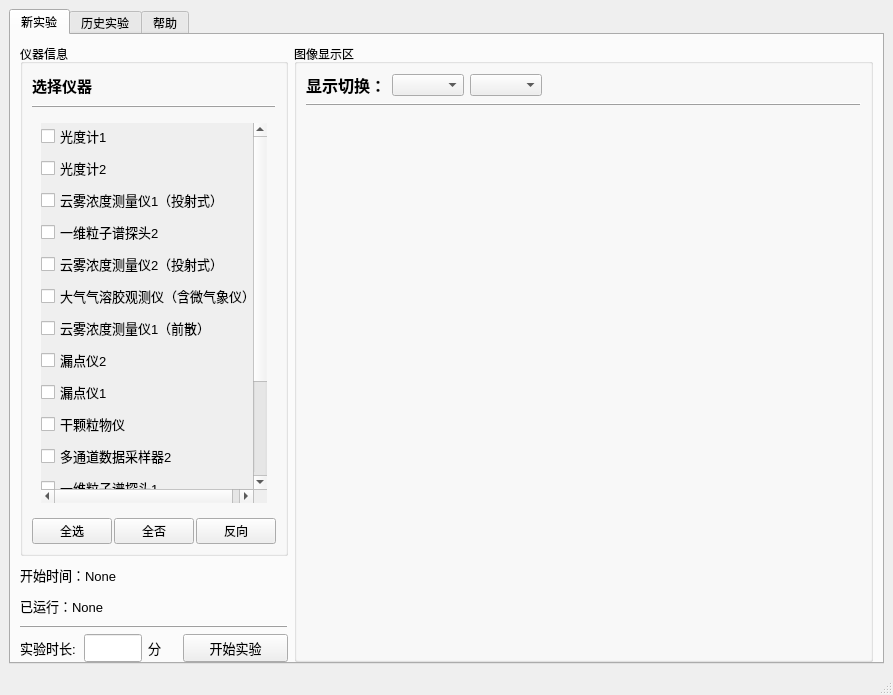
<?xml version="1.0" encoding="UTF-8"?>
<ui version="4.0">
 <class>mainWindow</class>
 <widget class="QMainWindow" name="mainWindow">
  <property name="geometry">
   <rect>
    <x>0</x>
    <y>0</y>
    <width>893</width>
    <height>695</height>
   </rect>
  </property>
  <property name="windowTitle">
   <string>实时曲线绘制</string>
  </property>
  <widget class="QWidget" name="centralwidget">
   <layout class="QHBoxLayout" name="horizontalLayout">
    <item>
     <widget class="QTabWidget" name="tabWidget">
      <property name="font">
       <font>
        <pointsize>9</pointsize>
       </font>
      </property>
      <property name="autoFillBackground">
       <bool>false</bool>
      </property>
      <property name="currentIndex">
       <number>0</number>
      </property>
      <widget class="QWidget" name="tabWidgetPage1">
       <attribute name="title">
        <string>新实验</string>
       </attribute>
       <layout class="QHBoxLayout" name="horizontalLayout_5" stretch="1,3">
        <property name="bottomMargin">
         <number>0</number>
        </property>
        <item>
         <layout class="QVBoxLayout" name="verticalLayout" stretch="20,1,1,0,1">
          <item>
           <widget class="QGroupBox" name="groupBox">
            <property name="title">
             <string>仪器信息</string>
            </property>
            <layout class="QVBoxLayout" name="verticalLayout_3" stretch="1,0,15,1">
             <item>
              <widget class="QLabel" name="label">
               <property name="sizePolicy">
                <sizepolicy hsizetype="Expanding" vsizetype="Expanding">
                 <horstretch>0</horstretch>
                 <verstretch>0</verstretch>
                </sizepolicy>
               </property>
               <property name="font">
                <font>
                 <pointsize>11</pointsize>
                 <bold>true</bold>
                </font>
               </property>
               <property name="text">
                <string>选择仪器</string>
               </property>
               <property name="wordWrap">
                <bool>false</bool>
               </property>
               <property name="textInteractionFlags">
                <set>Qt::TextBrowserInteraction</set>
               </property>
              </widget>
             </item>
             <item>
              <widget class="QFrame" name="frame_3">
               <property name="frameShape">
                <enum>QFrame::HLine</enum>
               </property>
               <property name="frameShadow">
                <enum>QFrame::Raised</enum>
               </property>
              </widget>
             </item>
             <item>
              <widget class="QStackedWidget" name="stackedWidget">
               <property name="sizePolicy">
                <sizepolicy hsizetype="Expanding" vsizetype="Expanding">
                 <horstretch>0</horstretch>
                 <verstretch>0</verstretch>
                </sizepolicy>
               </property>
               <property name="font">
                <font>
                 <pointsize>11</pointsize>
                </font>
               </property>
               <property name="currentIndex">
                <number>0</number>
               </property>
               <widget class="QWidget" name="page">
                <layout class="QVBoxLayout" name="verticalLayout_2">
                 <item>
                  <widget class="QScrollArea" name="scrollArea">
                   <property name="sizePolicy">
                    <sizepolicy hsizetype="Expanding" vsizetype="Expanding">
                     <horstretch>0</horstretch>
                     <verstretch>0</verstretch>
                    </sizepolicy>
                   </property>
                   <property name="minimumSize">
                    <size>
                     <width>0</width>
                     <height>0</height>
                    </size>
                   </property>
                   <property name="maximumSize">
                    <size>
                     <width>16777215</width>
                     <height>16777215</height>
                    </size>
                   </property>
                   <property name="sizeIncrement">
                    <size>
                     <width>0</width>
                     <height>0</height>
                    </size>
                   </property>
                   <property name="baseSize">
                    <size>
                     <width>0</width>
                     <height>0</height>
                    </size>
                   </property>
                   <property name="font">
                    <font>
                     <pointsize>9</pointsize>
                     <kerning>true</kerning>
                    </font>
                   </property>
                   <property name="mouseTracking">
                    <bool>false</bool>
                   </property>
                   <property name="tabletTracking">
                    <bool>false</bool>
                   </property>
                   <property name="focusPolicy">
                    <enum>Qt::StrongFocus</enum>
                   </property>
                   <property name="acceptDrops">
                    <bool>false</bool>
                   </property>
                   <property name="toolTipDuration">
                    <number>-1</number>
                   </property>
                   <property name="layoutDirection">
                    <enum>Qt::LeftToRight</enum>
                   </property>
                   <property name="autoFillBackground">
                    <bool>false</bool>
                   </property>
                   <property name="frameShape">
                    <enum>QFrame::NoFrame</enum>
                   </property>
                   <property name="lineWidth">
                    <number>1</number>
                   </property>
                   <property name="verticalScrollBarPolicy">
                    <enum>Qt::ScrollBarAsNeeded</enum>
                   </property>
                   <property name="horizontalScrollBarPolicy">
                    <enum>Qt::ScrollBarAsNeeded</enum>
                   </property>
                   <property name="widgetResizable">
                    <bool>true</bool>
                   </property>
                   <property name="alignment">
                    <set>Qt::AlignLeading|Qt::AlignLeft|Qt::AlignVCenter</set>
                   </property>
                   <widget class="QWidget" name="scrollAreaWidgetContents">
                    <property name="geometry">
                     <rect>
                      <x>0</x>
                      <y>0</y>
                      <width>218</width>
                      <height>426</height>
                     </rect>
                    </property>
                    <property name="sizePolicy">
                     <sizepolicy hsizetype="Expanding" vsizetype="Expanding">
                      <horstretch>0</horstretch>
                      <verstretch>0</verstretch>
                     </sizepolicy>
                    </property>
                    <layout class="QVBoxLayout" name="verticalLayout_6">
                     <property name="leftMargin">
                      <number>0</number>
                     </property>
                     <property name="topMargin">
                      <number>0</number>
                     </property>
                     <property name="rightMargin">
                      <number>0</number>
                     </property>
                     <property name="bottomMargin">
                      <number>0</number>
                     </property>
                     <item>
                      <widget class="QCheckBox" name="checkBox">
                       <property name="font">
                        <font>
                         <pointsize>10</pointsize>
                         <kerning>true</kerning>
                        </font>
                       </property>
                       <property name="text">
                        <string>光度计1</string>
                       </property>
                      </widget>
                     </item>
                     <item>
                      <widget class="QCheckBox" name="checkBox_2">
                       <property name="font">
                        <font>
                         <pointsize>10</pointsize>
                         <kerning>true</kerning>
                        </font>
                       </property>
                       <property name="text">
                        <string>光度计2</string>
                       </property>
                      </widget>
                     </item>
                     <item>
                      <widget class="QCheckBox" name="checkBox_4">
                       <property name="font">
                        <font>
                         <pointsize>10</pointsize>
                         <kerning>true</kerning>
                        </font>
                       </property>
                       <property name="text">
                        <string>云雾浓度测量仪1（投射式）</string>
                       </property>
                      </widget>
                     </item>
                     <item>
                      <widget class="QCheckBox" name="checkBox_8">
                       <property name="font">
                        <font>
                         <pointsize>10</pointsize>
                         <kerning>true</kerning>
                        </font>
                       </property>
                       <property name="text">
                        <string>一维粒子谱探头2</string>
                       </property>
                      </widget>
                     </item>
                     <item>
                      <widget class="QCheckBox" name="checkBox_5">
                       <property name="font">
                        <font>
                         <pointsize>10</pointsize>
                         <kerning>true</kerning>
                        </font>
                       </property>
                       <property name="text">
                        <string>云雾浓度测量仪2（投射式）</string>
                       </property>
                      </widget>
                     </item>
                     <item>
                      <widget class="QCheckBox" name="checkBox_6">
                       <property name="font">
                        <font>
                         <pointsize>10</pointsize>
                         <kerning>true</kerning>
                        </font>
                       </property>
                       <property name="text">
                        <string>大气气溶胶观测仪（含微气象仪）</string>
                       </property>
                      </widget>
                     </item>
                     <item>
                      <widget class="QCheckBox" name="checkBox_3">
                       <property name="font">
                        <font>
                         <pointsize>10</pointsize>
                         <kerning>true</kerning>
                        </font>
                       </property>
                       <property name="text">
                        <string>云雾浓度测量仪1（前散）</string>
                       </property>
                      </widget>
                     </item>
                     <item>
                      <widget class="QCheckBox" name="checkBox_12">
                       <property name="font">
                        <font>
                         <pointsize>10</pointsize>
                         <kerning>true</kerning>
                        </font>
                       </property>
                       <property name="text">
                        <string>漏点仪2</string>
                       </property>
                      </widget>
                     </item>
                     <item>
                      <widget class="QCheckBox" name="checkBox_11">
                       <property name="font">
                        <font>
                         <pointsize>10</pointsize>
                         <kerning>true</kerning>
                        </font>
                       </property>
                       <property name="text">
                        <string>漏点仪1</string>
                       </property>
                      </widget>
                     </item>
                     <item>
                      <widget class="QCheckBox" name="checkBox_15">
                       <property name="font">
                        <font>
                         <pointsize>10</pointsize>
                         <kerning>true</kerning>
                        </font>
                       </property>
                       <property name="text">
                        <string>干颗粒物仪</string>
                       </property>
                      </widget>
                     </item>
                     <item>
                      <widget class="QCheckBox" name="checkBox_14">
                       <property name="font">
                        <font>
                         <pointsize>10</pointsize>
                         <kerning>true</kerning>
                        </font>
                       </property>
                       <property name="text">
                        <string>多通道数据采样器2</string>
                       </property>
                      </widget>
                     </item>
                     <item>
                      <widget class="QCheckBox" name="checkBox_7">
                       <property name="font">
                        <font>
                         <pointsize>10</pointsize>
                         <kerning>true</kerning>
                        </font>
                       </property>
                       <property name="text">
                        <string>一维粒子谱探头1</string>
                       </property>
                      </widget>
                     </item>
                     <item>
                      <widget class="QCheckBox" name="checkBox_10">
                       <property name="font">
                        <font>
                         <pointsize>10</pointsize>
                         <kerning>true</kerning>
                        </font>
                       </property>
                       <property name="text">
                        <string>二维粒子谱探头2</string>
                       </property>
                      </widget>
                     </item>
                     <item>
                      <widget class="QCheckBox" name="checkBox_16">
                       <property name="font">
                        <font>
                         <pointsize>10</pointsize>
                         <kerning>true</kerning>
                        </font>
                       </property>
                       <property name="text">
                        <string>粒子分选器</string>
                       </property>
                      </widget>
                     </item>
                     <item>
                      <widget class="QCheckBox" name="checkBox_13">
                       <property name="font">
                        <font>
                         <pointsize>10</pointsize>
                         <kerning>true</kerning>
                        </font>
                       </property>
                       <property name="text">
                        <string>多通道数据采样器1</string>
                       </property>
                      </widget>
                     </item>
                     <item>
                      <widget class="QCheckBox" name="checkBox_9">
                       <property name="font">
                        <font>
                         <pointsize>10</pointsize>
                         <kerning>true</kerning>
                        </font>
                       </property>
                       <property name="text">
                        <string>二维粒子谱探头1</string>
                       </property>
                      </widget>
                     </item>
                    </layout>
                   </widget>
                  </widget>
                 </item>
                </layout>
               </widget>
               <widget class="QWidget" name="page_2">
                <property name="enabled">
                 <bool>true</bool>
                </property>
                <property name="sizePolicy">
                 <sizepolicy hsizetype="Expanding" vsizetype="Expanding">
                  <horstretch>0</horstretch>
                  <verstretch>0</verstretch>
                 </sizepolicy>
                </property>
                <property name="contextMenuPolicy">
                 <enum>Qt::DefaultContextMenu</enum>
                </property>
                <layout class="QVBoxLayout" name="verticalLayout_5">
                 <property name="leftMargin">
                  <number>0</number>
                 </property>
                 <property name="topMargin">
                  <number>0</number>
                 </property>
                 <property name="rightMargin">
                  <number>0</number>
                 </property>
                 <property name="bottomMargin">
                  <number>0</number>
                 </property>
                 <item>
                  <widget class="QTextEdit" name="textEdit">
                   <property name="font">
                    <font>
                     <pointsize>11</pointsize>
                    </font>
                   </property>
                   <property name="frameShape">
                    <enum>QFrame::StyledPanel</enum>
                   </property>
                   <property name="frameShadow">
                    <enum>QFrame::Sunken</enum>
                   </property>
                   <property name="lineWidth">
                    <number>1</number>
                   </property>
                   <property name="verticalScrollBarPolicy">
                    <enum>Qt::ScrollBarAsNeeded</enum>
                   </property>
                   <property name="horizontalScrollBarPolicy">
                    <enum>Qt::ScrollBarAsNeeded</enum>
                   </property>
                   <property name="sizeAdjustPolicy">
                    <enum>QAbstractScrollArea::AdjustToContents</enum>
                   </property>
                   <property name="tabChangesFocus">
                    <bool>false</bool>
                   </property>
                   <property name="html">
                    <string>&lt;!DOCTYPE HTML PUBLIC &quot;-//W3C//DTD HTML 4.0//EN&quot; &quot;http://www.w3.org/TR/REC-html40/strict.dtd&quot;&gt;
&lt;html&gt;&lt;head&gt;&lt;meta name=&quot;qrichtext&quot; content=&quot;1&quot; /&gt;&lt;meta charset=&quot;utf-8&quot; /&gt;&lt;style type=&quot;text/css&quot;&gt;
p, li { white-space: pre-wrap; }
hr { height: 1px; border-width: 0; }
li.unchecked::marker { content: &quot;\2610&quot;; }
li.checked::marker { content: &quot;\2612&quot;; }
&lt;/style&gt;&lt;/head&gt;&lt;body style=&quot; font-family:'Microsoft YaHei UI'; font-size:11pt; font-weight:400; font-style:normal;&quot;&gt;
&lt;p style=&quot;-qt-paragraph-type:empty; margin-top:0px; margin-bottom:0px; margin-left:0px; margin-right:0px; -qt-block-indent:0; text-indent:0px;&quot;&gt;&lt;br /&gt;&lt;/p&gt;&lt;/body&gt;&lt;/html&gt;</string>
                   </property>
                  </widget>
                 </item>
                </layout>
               </widget>
              </widget>
             </item>
             <item>
              <layout class="QHBoxLayout" name="horizontalLayout_2">
               <property name="spacing">
                <number>2</number>
               </property>
               <property name="sizeConstraint">
                <enum>QLayout::SetDefaultConstraint</enum>
               </property>
               <property name="leftMargin">
                <number>0</number>
               </property>
               <property name="rightMargin">
                <number>0</number>
               </property>
               <property name="bottomMargin">
                <number>0</number>
               </property>
               <item>
                <widget class="QPushButton" name="pushButton_2">
                 <property name="sizePolicy">
                  <sizepolicy hsizetype="Expanding" vsizetype="Expanding">
                   <horstretch>0</horstretch>
                   <verstretch>0</verstretch>
                  </sizepolicy>
                 </property>
                 <property name="text">
                  <string>全选</string>
                 </property>
                </widget>
               </item>
               <item>
                <widget class="QPushButton" name="pushButton">
                 <property name="sizePolicy">
                  <sizepolicy hsizetype="Expanding" vsizetype="Expanding">
                   <horstretch>0</horstretch>
                   <verstretch>0</verstretch>
                  </sizepolicy>
                 </property>
                 <property name="text">
                  <string>全否</string>
                 </property>
                </widget>
               </item>
               <item>
                <widget class="QPushButton" name="pushButton_3">
                 <property name="sizePolicy">
                  <sizepolicy hsizetype="Expanding" vsizetype="Expanding">
                   <horstretch>0</horstretch>
                   <verstretch>0</verstretch>
                  </sizepolicy>
                 </property>
                 <property name="font">
                  <font>
                   <pointsize>9</pointsize>
                  </font>
                 </property>
                 <property name="text">
                  <string>反向</string>
                 </property>
                </widget>
               </item>
              </layout>
             </item>
            </layout>
           </widget>
          </item>
          <item>
           <widget class="QLabel" name="label_2">
            <property name="font">
             <font>
              <pointsize>10</pointsize>
             </font>
            </property>
            <property name="text">
             <string>开始时间：None</string>
            </property>
            <property name="margin">
             <number>0</number>
            </property>
           </widget>
          </item>
          <item>
           <widget class="QLabel" name="label_3">
            <property name="font">
             <font>
              <pointsize>10</pointsize>
             </font>
            </property>
            <property name="text">
             <string>已运行：None</string>
            </property>
            <property name="margin">
             <number>0</number>
            </property>
           </widget>
          </item>
          <item>
           <widget class="QFrame" name="frame">
            <property name="frameShape">
             <enum>QFrame::HLine</enum>
            </property>
            <property name="frameShadow">
             <enum>QFrame::Raised</enum>
            </property>
           </widget>
          </item>
          <item>
           <layout class="QHBoxLayout" name="horizontalLayout_3" stretch="3,2">
            <item>
             <layout class="QHBoxLayout" name="horizontalLayout_4" stretch="2,2,1">
              <item>
               <widget class="QLabel" name="label_5">
                <property name="sizePolicy">
                 <sizepolicy hsizetype="Expanding" vsizetype="Expanding">
                  <horstretch>0</horstretch>
                  <verstretch>0</verstretch>
                 </sizepolicy>
                </property>
                <property name="minimumSize">
                 <size>
                  <width>0</width>
                  <height>0</height>
                 </size>
                </property>
                <property name="baseSize">
                 <size>
                  <width>0</width>
                  <height>0</height>
                 </size>
                </property>
                <property name="font">
                 <font>
                  <pointsize>10</pointsize>
                 </font>
                </property>
                <property name="acceptDrops">
                 <bool>false</bool>
                </property>
                <property name="layoutDirection">
                 <enum>Qt::LeftToRight</enum>
                </property>
                <property name="autoFillBackground">
                 <bool>false</bool>
                </property>
                <property name="locale">
                 <locale language="Chinese" country="China"/>
                </property>
                <property name="frameShape">
                 <enum>QFrame::NoFrame</enum>
                </property>
                <property name="text">
                 <string>实验时长:</string>
                </property>
                <property name="alignment">
                 <set>Qt::AlignLeading|Qt::AlignLeft|Qt::AlignVCenter</set>
                </property>
                <property name="margin">
                 <number>0</number>
                </property>
               </widget>
              </item>
              <item>
               <widget class="QLineEdit" name="lineEdit">
                <property name="sizePolicy">
                 <sizepolicy hsizetype="Ignored" vsizetype="Ignored">
                  <horstretch>0</horstretch>
                  <verstretch>0</verstretch>
                 </sizepolicy>
                </property>
                <property name="minimumSize">
                 <size>
                  <width>0</width>
                  <height>0</height>
                 </size>
                </property>
                <property name="font">
                 <font>
                  <pointsize>12</pointsize>
                 </font>
                </property>
               </widget>
              </item>
              <item>
               <widget class="QLabel" name="label_4">
                <property name="font">
                 <font>
                  <pointsize>10</pointsize>
                 </font>
                </property>
                <property name="text">
                 <string>分</string>
                </property>
                <property name="margin">
                 <number>0</number>
                </property>
               </widget>
              </item>
             </layout>
            </item>
            <item>
             <widget class="QPushButton" name="pushButton_4">
              <property name="sizePolicy">
               <sizepolicy hsizetype="Expanding" vsizetype="Expanding">
                <horstretch>0</horstretch>
                <verstretch>0</verstretch>
               </sizepolicy>
              </property>
              <property name="baseSize">
               <size>
                <width>0</width>
                <height>0</height>
               </size>
              </property>
              <property name="font">
               <font>
                <pointsize>10</pointsize>
                <italic>false</italic>
                <bold>false</bold>
                <underline>false</underline>
               </font>
              </property>
              <property name="text">
               <string>开始实验</string>
              </property>
              <property name="iconSize">
               <size>
                <width>16</width>
                <height>16</height>
               </size>
              </property>
              <property name="checkable">
               <bool>false</bool>
              </property>
              <property name="autoExclusive">
               <bool>false</bool>
              </property>
              <property name="autoRepeatDelay">
               <number>300</number>
              </property>
             </widget>
            </item>
           </layout>
          </item>
         </layout>
        </item>
        <item>
         <widget class="QGroupBox" name="groupBox_2">
          <property name="title">
           <string>图像显示区</string>
          </property>
          <layout class="QVBoxLayout" name="verticalLayout_4">
           <item>
            <layout class="QVBoxLayout" name="verticalLayout_7" stretch="1,0,8">
             <item>
              <layout class="QHBoxLayout" name="horizontalLayout_6">
               <item>
                <widget class="QLabel" name="label_6">
                 <property name="font">
                  <font>
                   <pointsize>12</pointsize>
                   <bold>true</bold>
                  </font>
                 </property>
                 <property name="text">
                  <string>显示切换：</string>
                 </property>
                </widget>
               </item>
               <item>
                <widget class="QComboBox" name="comboBox">
                 <property name="sizeAdjustPolicy">
                  <enum>QComboBox::AdjustToContents</enum>
                 </property>
                </widget>
               </item>
               <item>
                <widget class="QComboBox" name="comboBox_2">
                 <property name="sizeAdjustPolicy">
                  <enum>QComboBox::AdjustToContents</enum>
                 </property>
                </widget>
               </item>
               <item>
                <spacer name="horizontalSpacer">
                 <property name="orientation">
                  <enum>Qt::Horizontal</enum>
                 </property>
                 <property name="sizeHint" stdset="0">
                  <size>
                   <width>80</width>
                   <height>20</height>
                  </size>
                 </property>
                </spacer>
               </item>
              </layout>
             </item>
             <item>
              <widget class="QFrame" name="frame_2">
               <property name="frameShape">
                <enum>QFrame::HLine</enum>
               </property>
               <property name="frameShadow">
                <enum>QFrame::Raised</enum>
               </property>
              </widget>
             </item>
             <item>
              <widget class="QWidget" name="widget_2" native="true">
               <property name="sizePolicy">
                <sizepolicy hsizetype="Expanding" vsizetype="Expanding">
                 <horstretch>0</horstretch>
                 <verstretch>0</verstretch>
                </sizepolicy>
               </property>
              </widget>
             </item>
            </layout>
           </item>
          </layout>
         </widget>
        </item>
       </layout>
      </widget>
      <widget class="QWidget" name="tab">
       <attribute name="title">
        <string>历史实验</string>
       </attribute>
       <layout class="QHBoxLayout" name="horizontalLayout_7" stretch="1,3">
        <item>
         <layout class="QVBoxLayout" name="verticalLayout_8">
          <item>
           <widget class="QListView" name="listView">
            <property name="sizePolicy">
             <sizepolicy hsizetype="Expanding" vsizetype="Expanding">
              <horstretch>0</horstretch>
              <verstretch>0</verstretch>
             </sizepolicy>
            </property>
            <property name="frameShape">
             <enum>QFrame::Box</enum>
            </property>
            <property name="frameShadow">
             <enum>QFrame::Sunken</enum>
            </property>
           </widget>
          </item>
          <item>
           <widget class="QPushButton" name="pushButton_5">
            <property name="text">
             <string>刷新列表</string>
            </property>
           </widget>
          </item>
         </layout>
        </item>
        <item>
         <layout class="QVBoxLayout" name="verticalLayout_9">
          <item>
           <layout class="QHBoxLayout" name="horizontalLayout_8">
            <item>
             <widget class="QPushButton" name="pushButton_9">
              <property name="text">
               <string>增加数据</string>
              </property>
             </widget>
            </item>
            <item>
             <widget class="QPushButton" name="pushButton_6">
              <property name="text">
               <string>删除数据</string>
              </property>
             </widget>
            </item>
            <item>
             <widget class="QPushButton" name="pushButton_7">
              <property name="text">
               <string>修改数据信息</string>
              </property>
             </widget>
            </item>
            <item>
             <widget class="QPushButton" name="pushButton_8">
              <property name="text">
               <string>数据可视化</string>
              </property>
             </widget>
            </item>
           </layout>
          </item>
          <item>
           <widget class="QTableWidget" name="tableWidget"/>
          </item>
         </layout>
        </item>
       </layout>
      </widget>
      <widget class="QWidget" name="tab_2">
       <attribute name="title">
        <string>帮助</string>
       </attribute>
      </widget>
     </widget>
    </item>
   </layout>
  </widget>
  <widget class="QMenuBar" name="menubar">
   <property name="geometry">
    <rect>
     <x>0</x>
     <y>0</y>
     <width>893</width>
     <height>22</height>
    </rect>
   </property>
  </widget>
  <widget class="QStatusBar" name="statusbar"/>
 </widget>
 <resources/>
 <connections/>
</ui>
